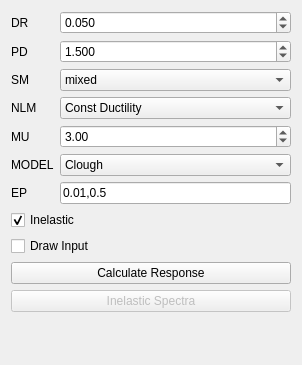
       <widget class="QWidget" name="Response">
        <property name="geometry">
         <rect>
          <x>0</x>
          <y>0</y>
          <width>302</width>
          <height>365</height>
         </rect>
        </property>
        <attribute name="label">
         <string>Response</string>
        </attribute>
        <layout class="QFormLayout" name="formLayout_8">
         <item row="0" column="0">
          <widget class="QLabel" name="label_20">
           <property name="text">
            <string>DR</string>
           </property>
          </widget>
         </item>
         <item row="0" column="1">
          <widget class="QDoubleSpinBox" name="RDR">
           <property name="decimals">
            <number>3</number>
           </property>
           <property name="minimum">
            <double>0.001000000000000</double>
           </property>
           <property name="maximum">
            <double>1.000000000000000</double>
           </property>
           <property name="singleStep">
            <double>0.010000000000000</double>
           </property>
           <property name="value">
            <double>0.050000000000000</double>
           </property>
          </widget>
         </item>
         <item row="1" column="0">
          <widget class="QLabel" name="label_33">
           <property name="text">
            <string>PD</string>
           </property>
          </widget>
         </item>
         <item row="1" column="1">
          <widget class="QDoubleSpinBox" name="RPD">
           <property name="decimals">
            <number>3</number>
           </property>
           <property name="maximum">
            <double>20.000000000000000</double>
           </property>
           <property name="singleStep">
            <double>0.050000000000000</double>
           </property>
           <property name="value">
            <double>1.500000000000000</double>
           </property>
          </widget>
         </item>
         <item row="2" column="0">
          <widget class="QLabel" name="label_32">
           <property name="text">
            <string>SM</string>
           </property>
          </widget>
         </item>
         <item row="2" column="1">
          <widget class="QComboBox" name="RSM">
           <property name="currentIndex">
            <number>2</number>
           </property>
           <item>
            <property name="text">
             <string>freq</string>
            </property>
           </item>
           <item>
            <property name="text">
             <string>newmark</string>
            </property>
           </item>
           <item>
            <property name="text">
             <string>mixed</string>
            </property>
           </item>
          </widget>
         </item>
         <item row="3" column="0">
          <widget class="QLabel" name="label_34">
           <property name="text">
            <string>NLM</string>
           </property>
          </widget>
         </item>
         <item row="3" column="1">
          <widget class="QComboBox" name="NLMethod">
           <property name="enabled">
            <bool>true</bool>
           </property>
           <property name="currentIndex">
            <number>0</number>
           </property>
           <item>
            <property name="text">
             <string>Const Ductility</string>
            </property>
           </item>
           <item>
            <property name="text">
             <string>Const Surpass Ratio</string>
            </property>
           </item>
          </widget>
         </item>
         <item row="4" column="0">
          <widget class="QLabel" name="label_35">
           <property name="text">
            <string>MU</string>
           </property>
          </widget>
         </item>
         <item row="4" column="1">
          <widget class="QDoubleSpinBox" name="MU">
           <property name="enabled">
            <bool>true</bool>
           </property>
           <property name="minimum">
            <double>1.000000000000000</double>
           </property>
           <property name="maximum">
            <double>100.000000000000000</double>
           </property>
           <property name="value">
            <double>3.000000000000000</double>
           </property>
          </widget>
         </item>
         <item row="5" column="0">
          <widget class="QLabel" name="label_36">
           <property name="text">
            <string>MODEL</string>
           </property>
          </widget>
         </item>
         <item row="5" column="1">
          <widget class="QComboBox" name="NLModel">
           <property name="enabled">
            <bool>true</bool>
           </property>
           <property name="currentIndex">
            <number>2</number>
           </property>
           <item>
            <property name="text">
             <string>Elasto-Plastic</string>
            </property>
           </item>
           <item>
            <property name="text">
             <string>Origin-Orientated Unloading</string>
            </property>
           </item>
           <item>
            <property name="text">
             <string>Clough</string>
            </property>
           </item>
          </widget>
         </item>
         <item row="6" column="0">
          <widget class="QLabel" name="label_37">
           <property name="text">
            <string>EP</string>
           </property>
          </widget>
         </item>
         <item row="6" column="1">
          <widget class="QLineEdit" name="ExtraPara">
           <property name="enabled">
            <bool>true</bool>
           </property>
           <property name="text">
            <string>0.01,0.5</string>
           </property>
          </widget>
         </item>
         <item row="7" column="0" colspan="2">
          <widget class="QCheckBox" name="NLR">
           <property name="text">
            <string>Inelastic</string>
           </property>
           <property name="checked">
            <bool>true</bool>
           </property>
          </widget>
         </item>
         <item row="8" column="0" colspan="2">
          <widget class="QCheckBox" name="INPUTON">
           <property name="text">
            <string>Draw Input</string>
           </property>
          </widget>
         </item>
         <item row="9" column="0" colspan="2">
          <widget class="QPushButton" name="CalcRes">
           <property name="text">
            <string>Calculate Response</string>
           </property>
          </widget>
         </item>
         <item row="10" column="0" colspan="2">
          <widget class="QPushButton" name="CalcISP">
           <property name="enabled">
            <bool>false</bool>
           </property>
           <property name="text">
            <string>Inelastic Spectra</string>
           </property>
          </widget>
         </item>
        </layout>
       </widget>
